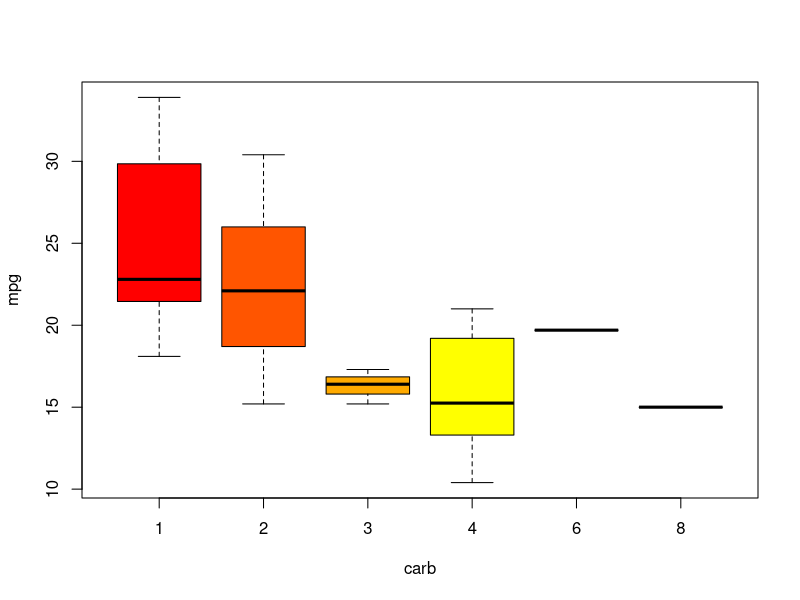
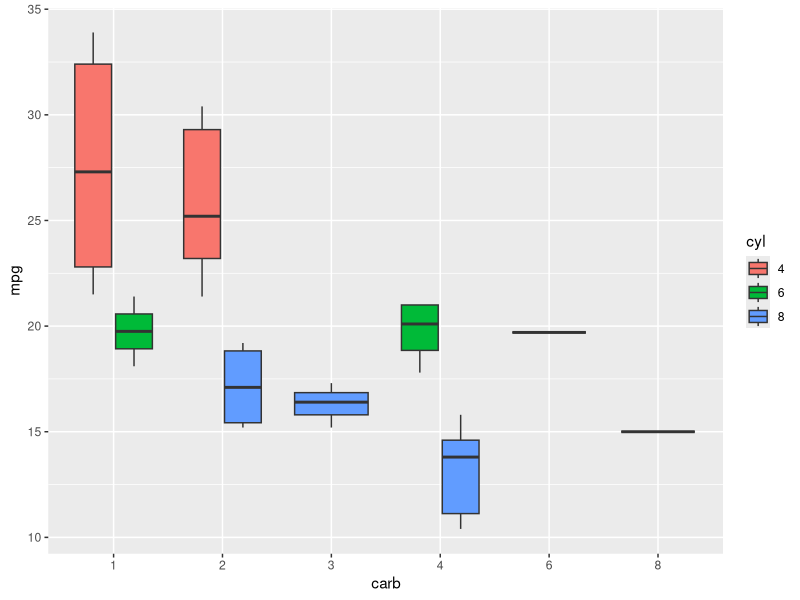

Generate these figures, in order, with R:
#Assignment 7.3

# Create a box and whisker plot by class using mtcars dataset.

str(mtcars)
View(mtcars)
library(ggplot2)
library(dplyr)
mtcars1 <- mutate(mtcars, 
                  cyl = as.factor(cyl),
                  disp = as.factor(disp),
                  vs = as.factor(vs),
                  am = as.factor(am),
                  gear = as.factor(gear),
                  carb = as.factor(carb),
                  mpg = mpg, hp = hp, drat = drat, qsec=qsec)
str(mtcars1)

# distribution of mpg for each carb
boxplot(mpg~carb, data = mtcars1, col = heat.colors(5))

# distribution of mpg for each carb per cyl
ggplot(mtcars1, aes(x=carb, y=mpg, fill = cyl))+ geom_boxplot()